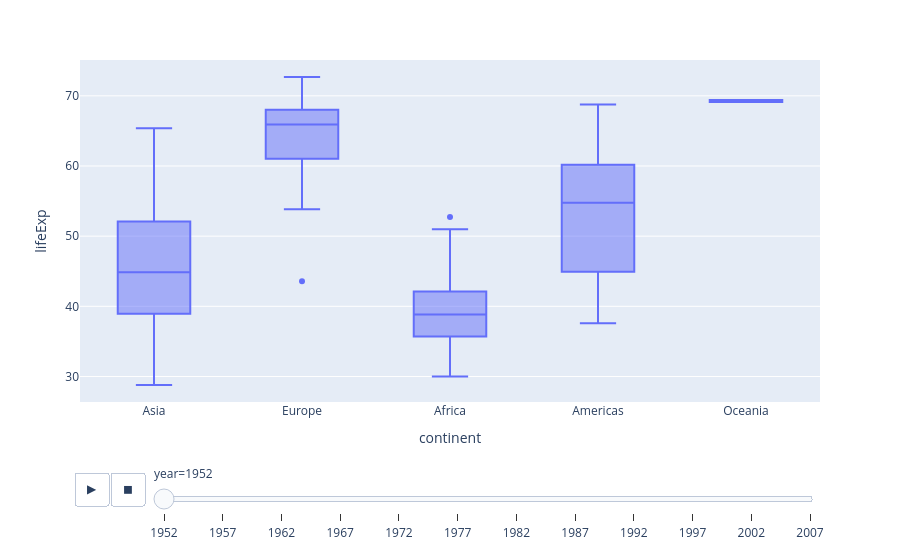

Write notebook code for a chart like this one.
### Code cell
px.box(df, x='continent', y='lifeExp', animation_frame='year').show()

### Figure 1 — Plotly figure (JSON) as saved in the notebook; plotly's stock layout.template omitted (floating-point values rounded to 4 significant figures; data arrays with more than 128 entries replaced by an {"elided": "..."} marker saying what was removed)
{"data": [{"alignmentgroup": "True", "hovertemplate": "year=1952<br>continent=%{x}<br>lifeExp=%{y}<extra></extra>", "legendgroup": "", "marker": {"color": "#636efa"}, "name": "", "notched": false, "offsetgroup": "", "orientation": "v", "showlegend": false, "type": "box", "x": {"elided": "142 str values"}, "x0": " ", "xaxis": "x", "y": {"elided": "142 float values"}, "y0": " ", "yaxis": "y"}], "layout": {"boxmode": "group", "legend": {"tracegroupgap": 0}, "margin": {"t": 60}, "sliders": [{"active": 0, "currentvalue": {"prefix": "year="}, "len": 0.9, "pad": {"b": 10, "t": 60}, "steps": [{"args": [["1952"], {"frame": {"duration": 0, "redraw": true}, "fromcurrent": true, "mode": "immediate", "transition": {"duration": 0, "easing": "linear"}}], "label": "1952", "method": "animate"}, {"args": [["1957"], {"frame": {"duration": 0, "redraw": true}, "fromcurrent": true, "mode": "immediate", "transition": {"duration": 0, "easing": "linear"}}], "label": "1957", "method": "animate"}, {"args": [["1962"], {"frame": {"duration": 0, "redraw": true}, "fromcurrent": true, "mode": "immediate", "transition": {"duration": 0, "easing": "linear"}}], "label": "1962", "method": "animate"}, {"args": [["1967"], {"frame": {"duration": 0, "redraw": true}, "fromcurrent": true, "mode": "immediate", "transition": {"duration": 0, "easing": "linear"}}], "label": "1967", "method": "animate"}, {"args": [["1972"], {"frame": {"duration": 0, "redraw": true}, "fromcurrent": true, "mode": "immediate", "transition": {"duration": 0, "easing": "linear"}}], "label": "1972", "method": "animate"}, {"args": [["1977"], {"frame": {"duration": 0, "redraw": true}, "fromcurrent": true, "mode": "immediate", "transition": {"duration": 0, "easing": "linear"}}], "label": "1977", "method": "animate"}, {"args": [["1982"], {"frame": {"duration": 0, "redraw": true}, "fromcurrent": true, "mode": "immediate", "transition": {"duration": 0, "easing": "linear"}}], "label": "1982", "method": "animate"}, {"args": [["1987"], {"frame": {"duration": 0, "redraw": true}, "fromcurrent": true, "mode": "immediate", "transition": {"duration": 0, "easing": "linear"}}], "label": "1987", "method": "animate"}, {"args": [["1992"], {"frame": {"duration": 0, "redraw": true}, "fromcurrent": true, "mode": "immediate", "transition": {"duration": 0, "easing": "linear"}}], "label": "1992", "method": "animate"}, {"args": [["1997"], {"frame": {"duration": 0, "redraw": true}, "fromcurrent": true, "mode": "immediate", "transition": {"duration": 0, "easing": "linear"}}], "label": "1997", "method": "animate"}, {"args": [["2002"], {"frame": {"duration": 0, "redraw": true}, "fromcurrent": true, "mode": "immediate", "transition": {"duration": 0, "easing": "linear"}}], "label": "2002", "method": "animate"}, {"args": [["2007"], {"frame": {"duration": 0, "redraw": true}, "fromcurrent": true, "mode": "immediate", "transition": {"duration": 0, "easing": "linear"}}], "label": "2007", "method": "animate"}], "x": 0.1, "xanchor": "left", "y": 0, "yanchor": "top"}], "updatemenus": [{"buttons": [{"args": [null, {"frame": {"duration": 500, "redraw": true}, "fromcurrent": true, "mode": "immediate", "transition": {"duration": 500, "easing": "linear"}}], "label": "&#9654;", "method": "animate"}, {"args": [[null], {"frame": {"duration": 0, "redraw": true}, "fromcurrent": true, "mode": "immediate", "transition": {"duration": 0, "easing": "linear"}}], "label": "&#9724;", "method": "animate"}], "direction": "left", "pad": {"r": 10, "t": 70}, "showactive": false, "type": "buttons", "x": 0.1, "xanchor": "right", "y": 0, "yanchor": "top"}], "xaxis": {"anchor": "y", "domain": [0, 1], "title": {"text": "continent"}}, "yaxis": {"anchor": "x", "domain": [0, 1], "title": {"text": "lifeExp"}}}}
